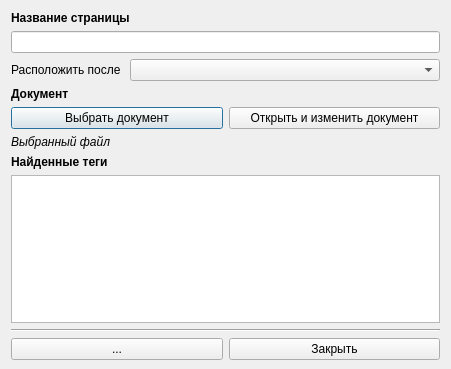
<?xml version="1.0" encoding="UTF-8"?>
<ui version="4.0">
 <class>NedPageDialogWindow</class>
 <widget class="QDialog" name="NedPageDialogWindow">
  <property name="geometry">
   <rect>
    <x>0</x>
    <y>0</y>
    <width>451</width>
    <height>369</height>
   </rect>
  </property>
  <property name="windowTitle">
   <string>Dialog</string>
  </property>
  <layout class="QVBoxLayout" name="verticalLayout">
   <property name="bottomMargin">
    <number>9</number>
   </property>
   <item>
    <widget class="QLabel" name="label_namepage">
     <property name="minimumSize">
      <size>
       <width>0</width>
       <height>0</height>
      </size>
     </property>
     <property name="maximumSize">
      <size>
       <width>16777215</width>
       <height>16</height>
      </size>
     </property>
     <property name="styleSheet">
      <string notr="true">font-weight: bold;</string>
     </property>
     <property name="text">
      <string>&lt;html&gt;&lt;head/&gt;&lt;body&gt;&lt;p&gt;Название страницы&lt;/p&gt;&lt;/body&gt;&lt;/html&gt;</string>
     </property>
     <property name="textFormat">
      <enum>Qt::AutoText</enum>
     </property>
     <property name="scaledContents">
      <bool>false</bool>
     </property>
    </widget>
   </item>
   <item>
    <widget class="QLineEdit" name="lineedit_namepage">
     <property name="text">
      <string/>
     </property>
    </widget>
   </item>
   <item>
    <layout class="QHBoxLayout" name="hl_order" stretch="0,1">
     <item>
      <widget class="QLabel" name="label_after">
       <property name="text">
        <string>Расположить после </string>
       </property>
      </widget>
     </item>
     <item>
      <widget class="QComboBox" name="combox_neighboor"/>
     </item>
    </layout>
   </item>
   <item>
    <widget class="QLabel" name="label_document">
     <property name="minimumSize">
      <size>
       <width>0</width>
       <height>0</height>
      </size>
     </property>
     <property name="maximumSize">
      <size>
       <width>16777215</width>
       <height>16</height>
      </size>
     </property>
     <property name="styleSheet">
      <string notr="true">font-weight: bold;</string>
     </property>
     <property name="text">
      <string>&lt;html&gt;&lt;head/&gt;&lt;body&gt;&lt;p&gt;Документ&lt;/p&gt;&lt;/body&gt;&lt;/html&gt;</string>
     </property>
     <property name="textFormat">
      <enum>Qt::AutoText</enum>
     </property>
     <property name="scaledContents">
      <bool>false</bool>
     </property>
    </widget>
   </item>
   <item>
    <layout class="QHBoxLayout" name="hl_docx">
     <item>
      <widget class="QPushButton" name="btn_select">
       <property name="text">
        <string>Выбрать документ</string>
       </property>
      </widget>
     </item>
     <item>
      <widget class="QPushButton" name="btn_open_docx">
       <property name="text">
        <string>Открыть и изменить документ</string>
       </property>
      </widget>
     </item>
    </layout>
   </item>
   <item>
    <widget class="QLabel" name="label_file">
     <property name="styleSheet">
      <string notr="true">font-style: italic;</string>
     </property>
     <property name="text">
      <string>Выбранный файл</string>
     </property>
    </widget>
   </item>
   <item>
    <widget class="QLabel" name="label_tags">
     <property name="minimumSize">
      <size>
       <width>0</width>
       <height>0</height>
      </size>
     </property>
     <property name="maximumSize">
      <size>
       <width>16777215</width>
       <height>16</height>
      </size>
     </property>
     <property name="styleSheet">
      <string notr="true">font-weight: bold;</string>
     </property>
     <property name="text">
      <string>&lt;html&gt;&lt;head/&gt;&lt;body&gt;&lt;p&gt;Найденные теги&lt;/p&gt;&lt;/body&gt;&lt;/html&gt;</string>
     </property>
     <property name="textFormat">
      <enum>Qt::AutoText</enum>
     </property>
     <property name="scaledContents">
      <bool>false</bool>
     </property>
    </widget>
   </item>
   <item>
    <widget class="QTableWidget" name="tw_tags"/>
   </item>
   <item>
    <widget class="Line" name="line">
     <property name="orientation">
      <enum>Qt::Horizontal</enum>
     </property>
    </widget>
   </item>
   <item>
    <layout class="QHBoxLayout" name="hl_addsaveclose">
     <item>
      <widget class="QPushButton" name="btn_nestag">
       <property name="text">
        <string>...</string>
       </property>
      </widget>
     </item>
     <item>
      <widget class="QPushButton" name="btn_close">
       <property name="text">
        <string>Закрыть</string>
       </property>
       <property name="icon">
        <iconset resource="../../resources.qrc">
         <normaloff>:/icons/resources/icons/close.svg</normaloff>:/icons/resources/icons/close.svg</iconset>
       </property>
      </widget>
     </item>
    </layout>
   </item>
  </layout>
 </widget>
 <resources>
  <include location="../../resources.qrc"/>
 </resources>
 <connections/>
</ui>
